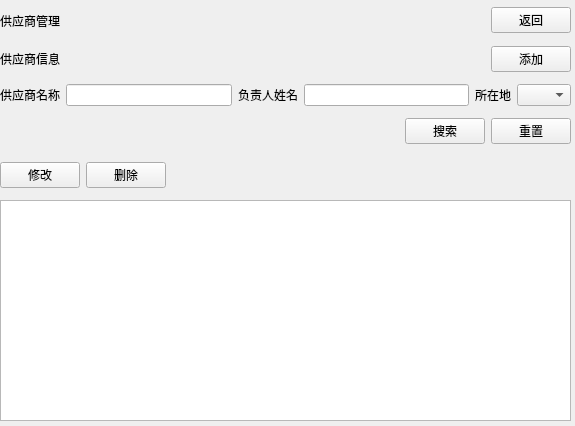
<?xml version="1.0" encoding="UTF-8"?>
<ui version="4.0">
 <class>supplier</class>
 <widget class="QWidget" name="supplier">
  <property name="geometry">
   <rect>
    <x>0</x>
    <y>0</y>
    <width>575</width>
    <height>426</height>
   </rect>
  </property>
  <property name="windowTitle">
   <string>Form</string>
  </property>
  <widget class="QWidget" name="verticalLayoutWidget">
   <property name="geometry">
    <rect>
     <x>0</x>
     <y>40</y>
     <width>571</width>
     <height>111</height>
    </rect>
   </property>
   <layout class="QVBoxLayout" name="verticalLayout">
    <item>
     <layout class="QHBoxLayout" name="horizontalLayout">
      <item>
       <widget class="QLabel" name="label">
        <property name="text">
         <string>供应商信息</string>
        </property>
       </widget>
      </item>
      <item>
       <spacer name="horizontalSpacer">
        <property name="orientation">
         <enum>Qt::Horizontal</enum>
        </property>
        <property name="sizeHint" stdset="0">
         <size>
          <width>40</width>
          <height>20</height>
         </size>
        </property>
       </spacer>
      </item>
      <item>
       <widget class="QPushButton" name="btn_add">
        <property name="text">
         <string>添加</string>
        </property>
       </widget>
      </item>
     </layout>
    </item>
    <item>
     <layout class="QHBoxLayout" name="horizontalLayout_2">
      <item>
       <widget class="QLabel" name="label_3">
        <property name="text">
         <string>供应商名称</string>
        </property>
       </widget>
      </item>
      <item>
       <widget class="QLineEdit" name="supName_input"/>
      </item>
      <item>
       <widget class="QLabel" name="label_6">
        <property name="text">
         <string>负责人姓名</string>
        </property>
       </widget>
      </item>
      <item>
       <widget class="QLineEdit" name="personName_input"/>
      </item>
      <item>
       <widget class="QLabel" name="label_4">
        <property name="text">
         <string>所在地</string>
        </property>
       </widget>
      </item>
      <item>
       <widget class="QComboBox" name="locations">
        <item>
         <property name="text">
          <string/>
         </property>
        </item>
        <item>
         <property name="text">
          <string>陕西</string>
         </property>
        </item>
        <item>
         <property name="text">
          <string>四川</string>
         </property>
        </item>
        <item>
         <property name="text">
          <string>北京</string>
         </property>
        </item>
        <item>
         <property name="text">
          <string>深圳</string>
         </property>
        </item>
        <item>
         <property name="text">
          <string>上海</string>
         </property>
        </item>
       </widget>
      </item>
     </layout>
    </item>
    <item>
     <layout class="QHBoxLayout" name="horizontalLayout_3">
      <item>
       <spacer name="horizontalSpacer_2">
        <property name="orientation">
         <enum>Qt::Horizontal</enum>
        </property>
        <property name="sizeHint" stdset="0">
         <size>
          <width>40</width>
          <height>20</height>
         </size>
        </property>
       </spacer>
      </item>
      <item>
       <widget class="QPushButton" name="btn_search">
        <property name="text">
         <string>搜索</string>
        </property>
       </widget>
      </item>
      <item>
       <widget class="QPushButton" name="btn_reset">
        <property name="text">
         <string>重置</string>
        </property>
       </widget>
      </item>
     </layout>
    </item>
   </layout>
  </widget>
  <widget class="QWidget" name="horizontalLayoutWidget_4">
   <property name="geometry">
    <rect>
     <x>0</x>
     <y>150</y>
     <width>571</width>
     <height>51</height>
    </rect>
   </property>
   <layout class="QHBoxLayout" name="horizontalLayout_4">
    <item>
     <widget class="QPushButton" name="btn_modify">
      <property name="text">
       <string>修改</string>
      </property>
     </widget>
    </item>
    <item>
     <widget class="QPushButton" name="btn_del">
      <property name="text">
       <string>删除</string>
      </property>
     </widget>
    </item>
    <item>
     <spacer name="horizontalSpacer_3">
      <property name="orientation">
       <enum>Qt::Horizontal</enum>
      </property>
      <property name="sizeHint" stdset="0">
       <size>
        <width>40</width>
        <height>20</height>
       </size>
      </property>
     </spacer>
    </item>
   </layout>
  </widget>
  <widget class="QTableView" name="tableView">
   <property name="geometry">
    <rect>
     <x>0</x>
     <y>200</y>
     <width>571</width>
     <height>221</height>
    </rect>
   </property>
  </widget>
  <widget class="QWidget" name="horizontalLayoutWidget_5">
   <property name="geometry">
    <rect>
     <x>0</x>
     <y>0</y>
     <width>571</width>
     <height>41</height>
    </rect>
   </property>
   <layout class="QHBoxLayout" name="horizontalLayout_5">
    <item>
     <widget class="QLabel" name="label_7">
      <property name="text">
       <string>供应商管理</string>
      </property>
     </widget>
    </item>
    <item>
     <spacer name="horizontalSpacer_4">
      <property name="orientation">
       <enum>Qt::Horizontal</enum>
      </property>
      <property name="sizeHint" stdset="0">
       <size>
        <width>40</width>
        <height>20</height>
       </size>
      </property>
     </spacer>
    </item>
    <item>
     <widget class="QPushButton" name="btn_back">
      <property name="text">
       <string>返回</string>
      </property>
     </widget>
    </item>
   </layout>
  </widget>
 </widget>
 <resources/>
 <connections/>
</ui>
